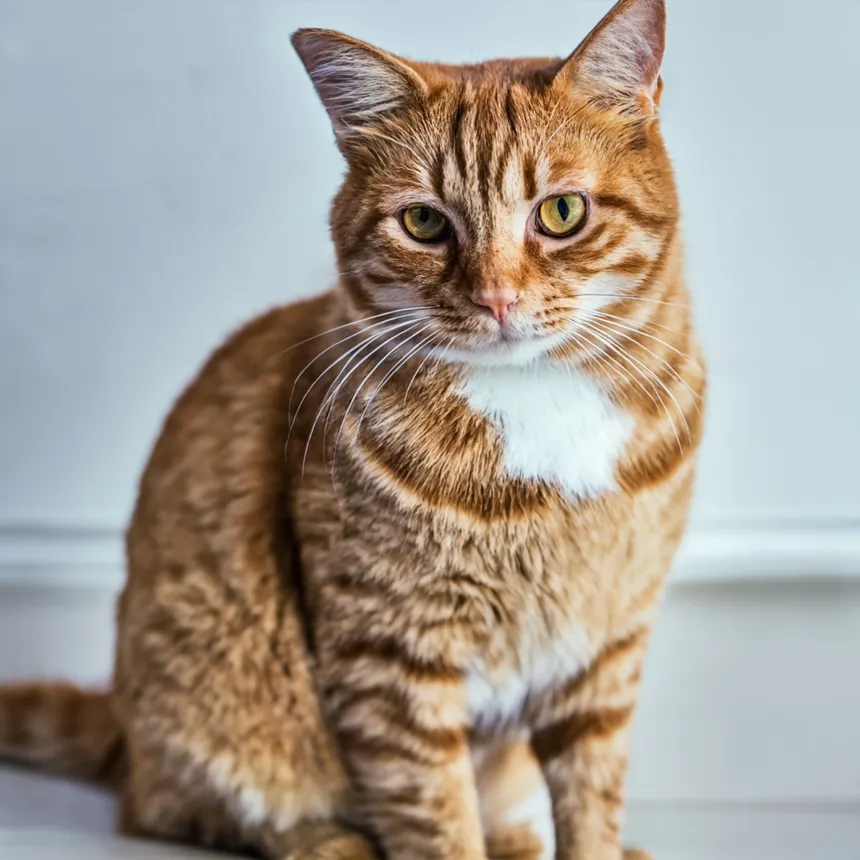
#> input picture Photos/cat.png, 860 x 860 px, found by its file name
$ python basic.py
#> lines starting #> are read from the running program, lines starting #| are printed output that depends on the picture; after the words box and inside, x2 and y2 are one past the last pixel; in counts of white or black regions, pixels touching at a corner belong together
import cv2 as cv

img = cv.imread('Photos/cat.png')
#> img is the input picture: shape (860, 860, 3); mean B, G, R 148.3, 157.4, 165.1
cv.imshow('Cat', img)

#coverting to grayscale
gray = cv.cvtColor(img, cv.COLOR_BGR2GRAY)
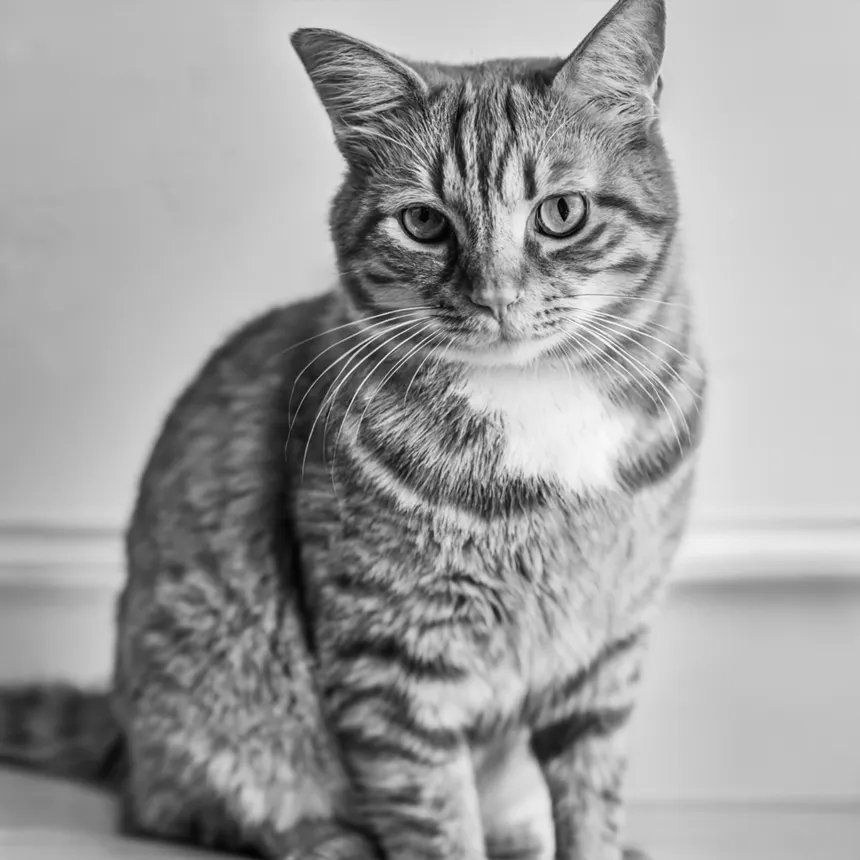
#> gray: shape (860, 860); min 0, max 253, mean 158.7
#cv.imshow('Gray', gray)

#blur
blur = cv.GaussianBlur(img, (9,9), cv.BORDER_DEFAULT) #kernel size should be odd number
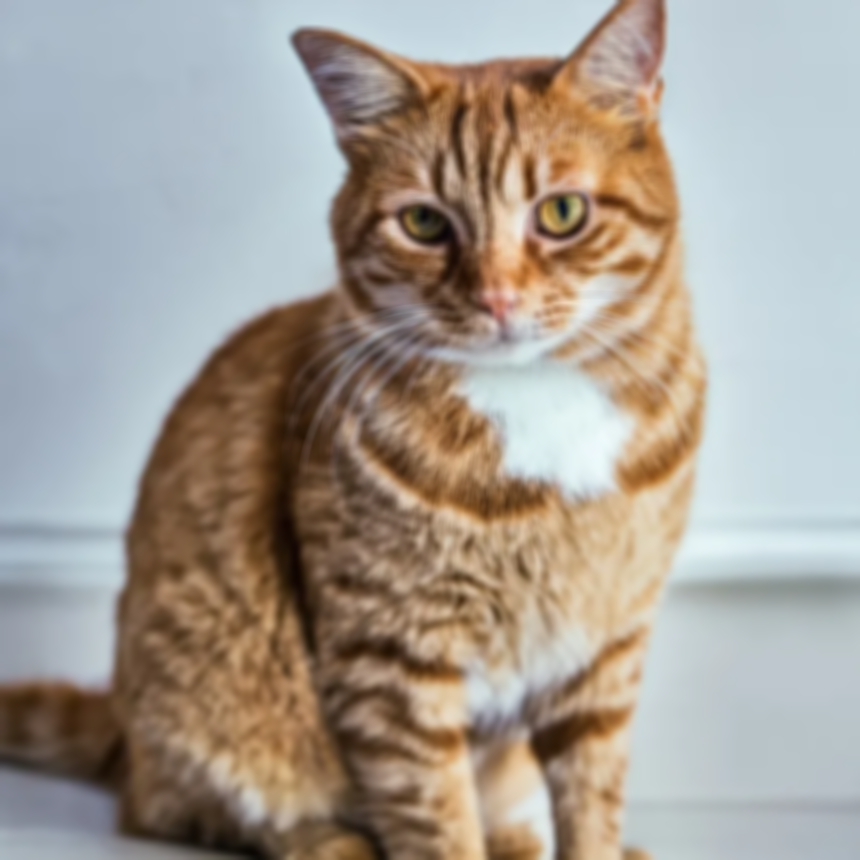
#> blur: shape (860, 860, 3); mean B, G, R 148.3, 157.3, 165.1
#cv.imshow('Blur', blur)

#edge cascade
canny = cv.Canny(blur, 125, 175) #lower threshold and upper threshold
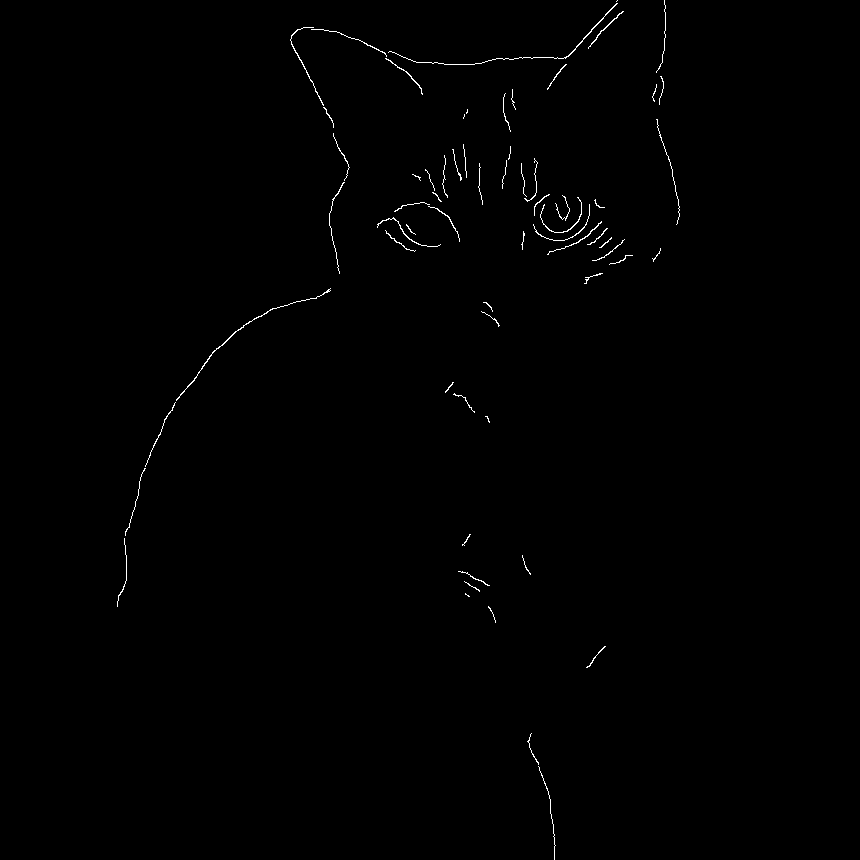
#> canny: shape (860, 860); 0.45% white in thin lines or dots, all inside (x1, y1, x2, y2) = (117, 0, 680, 860)
cv.imshow('Canny Edges', canny)

#dilating the image
dilated = cv.dilate(canny, (7,7), iterations=3) #kernel size and number of iterations
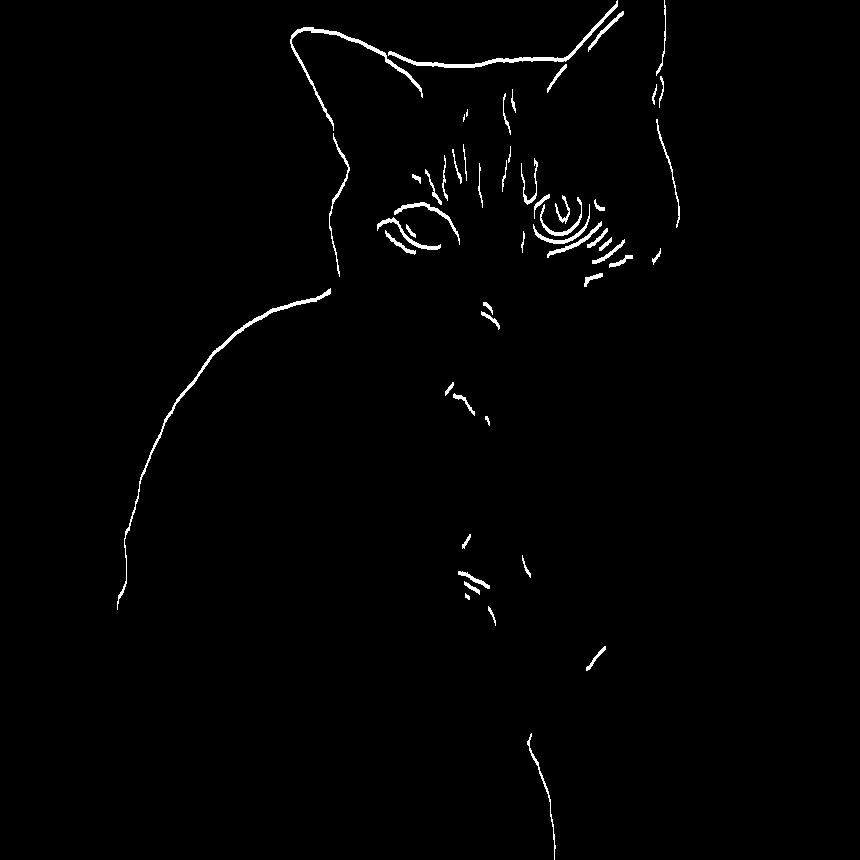
#> dilated: shape (860, 860); 1.1% white; 53 white regions (2 under 20 px), largest, box (x1, y1, x2, y2) and area: (117, 288, 331, 610) 1125, (388, 0, 618, 68) 976, (290, 27, 423, 131) 850
cv.imshow('Dilated', dilated)

#eroding the image
eroded = cv.erode(dilated, (7,7), iterations=3) #kernel size and number of iterations
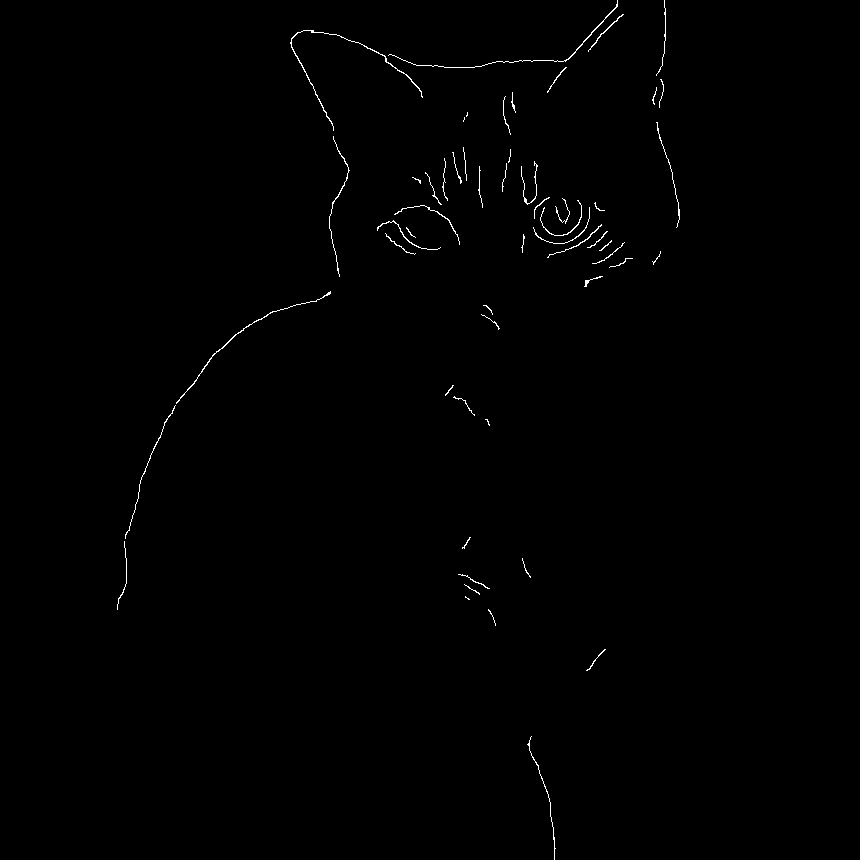
#> eroded: shape (860, 860); 0.46% white in thin lines or dots, all inside (x1, y1, x2, y2) = (117, 0, 680, 860)
cv.imshow('Eroded', eroded)

#resizing image
resized = cv.resize(img, (500, 500), interpolation=cv.INTER_AREA) #cv.INTER_AREA is the interpolation method
#cv.INTER_LINEAR is another interpolation method that performs bilinear interpolation
#cv.INTER_CUBIC is another interpolation method that performs bicubic interpolation
#bicubic interpolation is a resampling method that uses the values of the 16 nearest pixels to compute the value of a new pixel
cv.imshow('Resized', resized)

#cropping the image
cropped = img[50:200, 200:400] #y1:y2, x1:x2
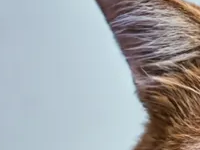
#> cropped: shape (150, 200, 3); mean B, G, R 168, 165.2, 162.2
cv.imshow('Cropped', cropped)

cv.waitKey(0)

$ run again, with Photos/man.png copied over Photos/cat.png
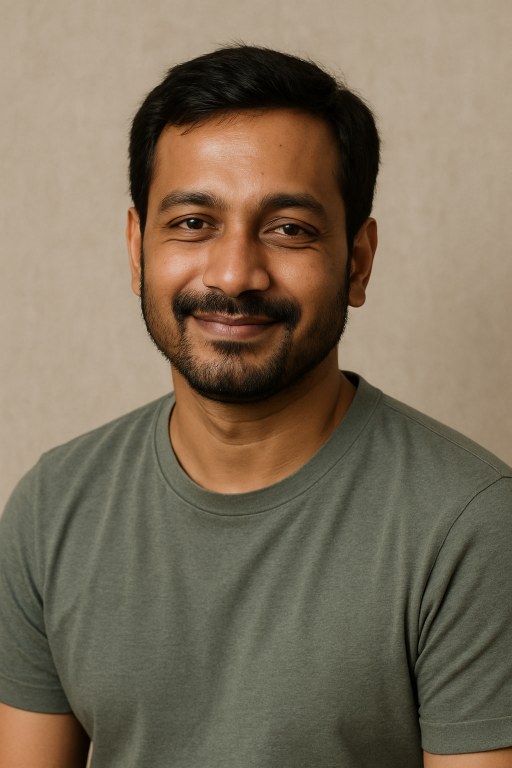
#> input picture Photos/man.png, 1024 x 1536 px, found by its file name (shown at 1/2 size)
#> img is the input picture: shape (1536, 1024, 3); mean B, G, R 90.5, 110.7, 124.6
#> `canny = cv.Canny(blur, 125, 175)`:
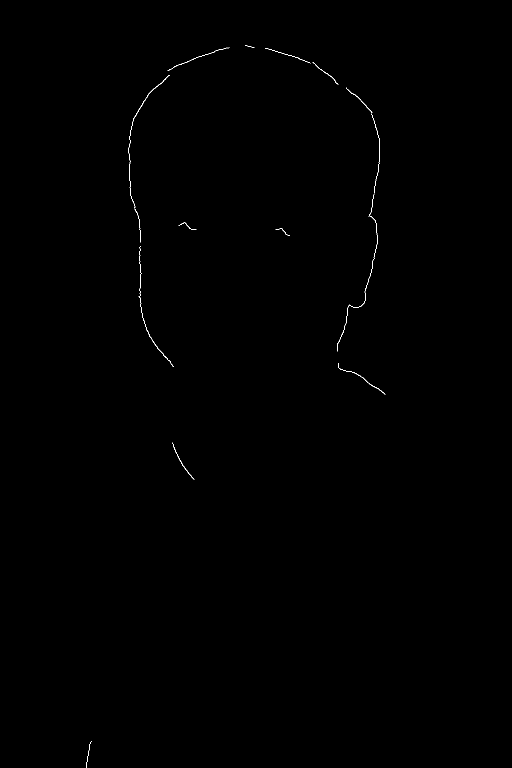
#> canny: shape (1536, 1024) (shown at 1/2 size); 0.13% white in thin lines or dots, all inside (x1, y1, x2, y2) = (172, 90, 771, 1536)
#> dilated: shape (1536, 1024); 0.31% white; 14 white regions, largest, box (x1, y1, x2, y2) and area: (674, 175, 760, 706) 1237, (257, 150, 340, 488) 768, (277, 492, 347, 737) 558
#> eroded: shape (1536, 1024); 0.14% white in thin lines or dots, all inside (x1, y1, x2, y2) = (172, 93, 771, 1536)
#> `cropped = img[50:200, 200:400]`:
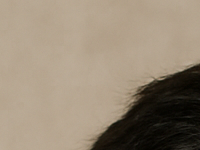
#> cropped: shape (150, 200, 3); mean B, G, R 116.6, 135.2, 149.4
